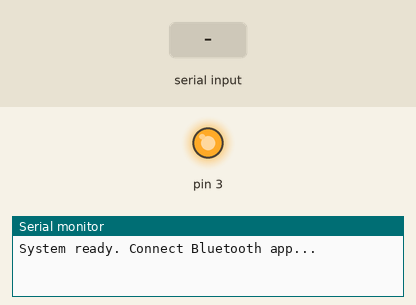
Bench run of a sketch on a simulated Arduino Uno, built with avr-gcc and run on an emulated ATmega328P. On the bench: output pins drawn as LEDs (lit = HIGH), the last lines printed to the serial monitor. The inputs (shaded band) are chosen by the test bench.

Above: at 2.2 s.
2.3 s: "off\n" received over the second serial link
At 3.0 s:
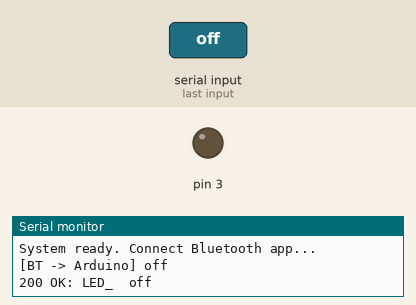
6.8 s: "on\n" received over the second serial link
At 7.6 s:
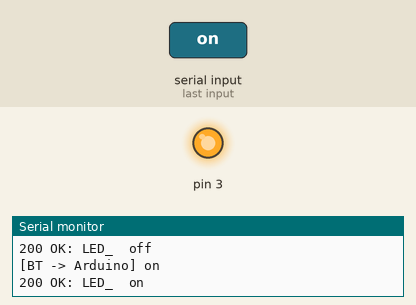
Timing chart, 0 to 9.8 s (numbered marks = the images above; inputs shaded):
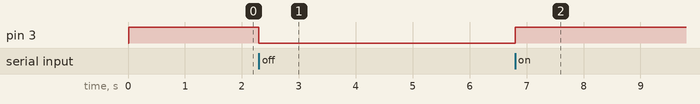

The sketch:

Ardunio_BT_Controller.ino
```cpp
#include <SoftwareSerial.h>
#define LEDIN 3

SoftwareSerial BT(10, 11); // RX = 10, TX = 11
String btBuffer = "";

void setup() {
  Serial.begin(9600);
  BT.begin(9600);
  Serial.println("System ready. Connect Bluetooth app...");
  BT.println("Arduino READY");
  setPinState(LEDIN,true);
  delay(1000);
}

bool setPinState(int pin_number, bool pin_state) {
  pinMode(pin_number, OUTPUT);
  digitalWrite(pin_number, pin_state);
  return true;
}


void loop() {
  while (BT.available()) {
    char c = BT.read();

    if (c == '\n' || c == '\r') {
      if (btBuffer.length() > 0) {
        btBuffer.trim();
        Serial.print("[BT -> Arduino] ");
        Serial.println(btBuffer);

        if(btBuffer.equalsIgnoreCase("on")){
          setPinState(LEDIN,true);
          BT.println("200 OK: LED_  on");
          Serial.println("200 OK: LED_  on");
        }if(btBuffer.equalsIgnoreCase("off")){
          setPinState(LEDIN,false);
          BT.println("200 OK: LED_  off");
          Serial.println("200 OK: LED_  off");
        }

        btBuffer = "";
      }
    } else {
      btBuffer += c;
    }
  }

  // Allow sending data from Serial Monitor to BT for debugging
  if (Serial.available()) {
    char pcChar = Serial.read();
    if (pcChar != '\r' && pcChar != '\n') {
      Serial.print("[PC -> BT] Sending: ");
      Serial.println(pcChar);
      BT.print(pcChar);
    }
  }
}
```

Measured:
- after the input at 2.3 s, pin 3: HIGH → LOW at once
- after the input at 6.8 s, pin 3: LOW → HIGH at once
